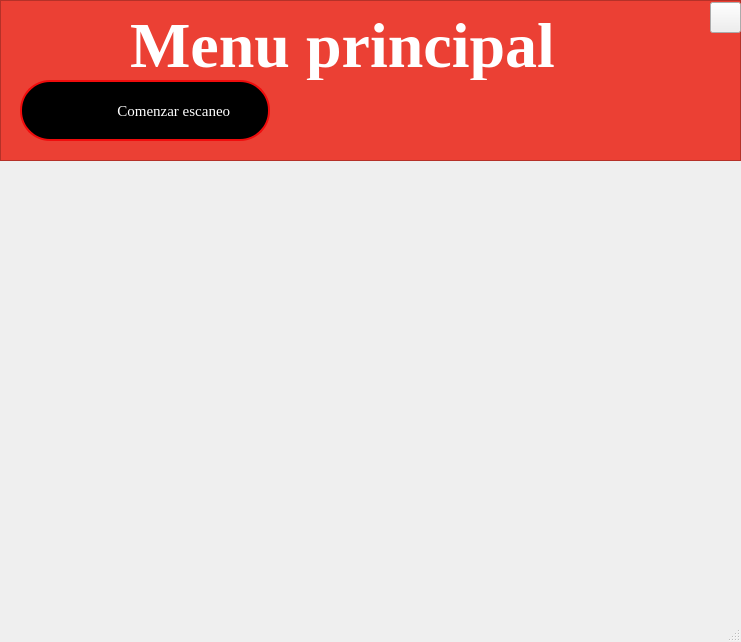
<?xml version="1.0" encoding="UTF-8"?>
<ui version="4.0">
    <class>MainWindow</class>
    <widget class="QMainWindow" name="MainWindow">
        <property name="geometry">
            <rect>
                <x>0</x>
                <y>0</y>
                <width>741</width>
                <height>642</height>
            </rect>
        </property>
        <property name="windowTitle">
            <string>MainWindow</string>
        </property>
        <widget class="QWidget" name="centralwidget">
            <widget class="QGraphicsView" name="graphicsView_2">
                <property name="geometry">
                    <rect>
                        <x>0</x>
                        <y>0</y>
                        <width>741</width>
                        <height>161</height>
                    </rect>
                </property>
                <property name="toolTip">
                    <string>&lt;html&gt;&lt;head/&gt;&lt;body&gt;&lt;p&gt;&lt;br/&gt;&lt;/p&gt;&lt;/body&gt;&lt;/html&gt;</string>
                </property>
                <property name="styleSheet">
                    <string notr="true">background-color: #eb4034;</string>
                </property>
            </widget>
            <widget class="QLabel" name="label">
                <property name="geometry">
                    <rect>
                        <x>130</x>
                        <y>10</y>
                        <width>531</width>
                        <height>70</height>
                    </rect>
                </property>
                <property name="font">
                    <font>
                        <family>Times New Roman</family>
                        <pointsize>48</pointsize>
                        <weight>100</weight>
                        <bold>true</bold>
                    </font>
                </property>
                <property name="styleSheet">
                    <string notr="true">color:white;</string>
                </property>
                <property name="text">
                    <string>Menu principal</string>
                </property>
            </widget>
            <widget class="QPushButton" name="scan_sinlge">
                <property name="geometry">
                    <rect>
                        <x>20</x>
                        <y>80</y>
                        <width>250</width>
                        <height>61</height>
                    </rect>
                </property>
                <property name="font">
                    <font>
                        <family>TImes New Roman</family>
                        <pointsize>11</pointsize>
                        <weight>50</weight>
                        <italic>false</italic>
                        <bold>false</bold>
                    </font>
                </property>
                <property name="layoutDirection">
                    <enum>Qt::LeftToRight</enum>
                </property>
                <property name="autoFillBackground">
                    <bool>false</bool>
                </property>
                <property name="styleSheet">
                    <string notr="true">QPushButton#scan_sinlge{
padding-left:-40px;
color:white;
background-color:black;
border: 2px solid #f00c0c; border-radius:30px;
font: 11pt &quot;Times New Roman&quot;;
background-image:url(&quot;icons/scan.png&quot;);
background-repeat:none;
}
QPushButton#scan_sinlge:hover
{
    background-color:#f00c0c;
    color:black;
}</string>
                </property>
                <property name="text">
                    <string>                          Comenzar escaneo</string>
                </property>
            </widget>
            <widget class="QPushButton" name="exit_button">
                <property name="geometry">
                    <rect>
                        <x>710</x>
                        <y>2</y>
                        <width>31</width>
                        <height>31</height>
                    </rect>
                </property>
                <property name="styleSheet">
                    <string notr="true">QPushButton#exit_button{
background-image:url(&quot;icons/quit.png&quot;);
background-repeat:none;
}</string>
                </property>
                <property name="text">
                    <string />
                </property>
            </widget>
        </widget>
        <widget class="QMenuBar" name="menubar">
            <property name="geometry">
                <rect>
                    <x>0</x>
                    <y>0</y>
                    <width>741</width>
                    <height>21</height>
                </rect>
            </property>
        </widget>
        <widget class="QStatusBar" name="statusbar" />
    </widget>
    <resources />
    <connections />
</ui>
